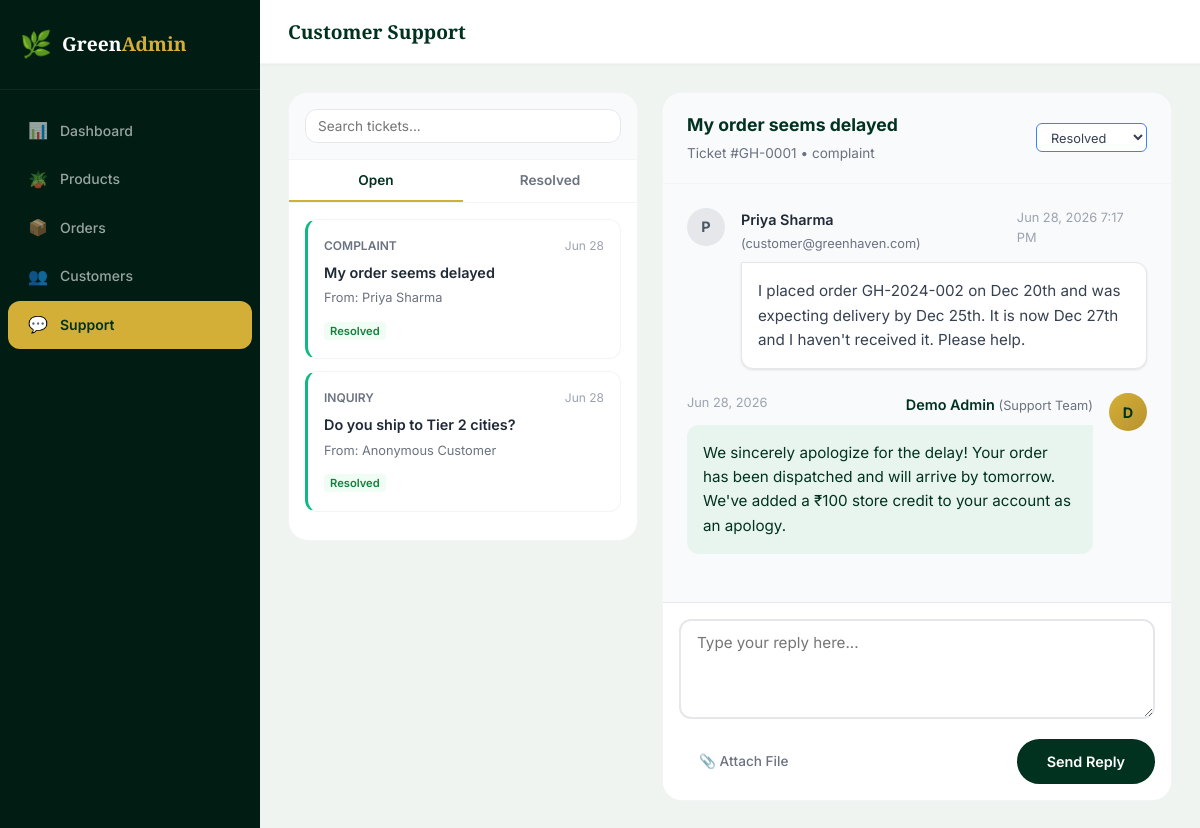
/admin/support.php, run on the app's committed database.
### tables this page shows
CREATE TABLE IF NOT EXISTS support_tickets (
    id INT AUTO_INCREMENT PRIMARY KEY,
    user_id INT DEFAULT NULL,
    name VARCHAR(100) NOT NULL,
    email VARCHAR(150) NOT NULL,
    subject VARCHAR(255) NOT NULL,
    type ENUM('inquiry','complaint','faq','other') DEFAULT 'inquiry',
    message TEXT NOT NULL,
    status ENUM('open','in_progress','resolved','closed') DEFAULT 'open',
    admin_reply TEXT DEFAULT NULL,
    created_at TIMESTAMP DEFAULT CURRENT_TIMESTAMP,
    updated_at TIMESTAMP DEFAULT CURRENT_TIMESTAMP ON UPDATE CURRENT_TIMESTAMP,
    FOREIGN KEY (user_id) REFERENCES users(id) ON DELETE SET NULL
);

### includes/functions.php (called while the page is built, shortened)
<?php
function sanitize($input) {
    return htmlspecialchars(strip_tags(trim($input)), ENT_QUOTES, 'UTF-8');
}

### admin/support.php (the view, shortened to what this page needs)
<?php
require_once __DIR__ . '/../includes/functions.php';
$db = getDB();
?>
<!DOCTYPE html>
<html lang="en">
<head>
    <link rel="stylesheet" href="<?= SITE_URL ?>/assets/css/main.css">
    <link rel="stylesheet" href="<?= SITE_URL ?>/assets/css/admin.css">
</head>
<body class="admin-body">
<div class="admin-layout">
    <aside class="admin-sidebar" id="adminSidebar">
        <a href="<?= SITE_URL ?>/admin/index.php" class="sidebar-logo">
            <span class="sidebar-logo-icon">🌿</span>
            <div class="sidebar-logo-text">Green<span>Admin</span></div>
        </a>
        <nav class="sidebar-nav">
            <a href="<?= SITE_URL ?>/admin/index.php" class="sidebar-nav-item"><span class="nav-icon">📊</span> Dashboard</a>
            <a href="<?= SITE_URL ?>/admin/products.php" class="sidebar-nav-item"><span class="nav-icon">🪴</span> Products</a>
            <a href="<?= SITE_URL ?>/admin/orders.php" class="sidebar-nav-item"><span class="nav-icon">📦</span> Orders</a>
            <a href="<?= SITE_URL ?>/admin/customers.php" class="sidebar-nav-item"><span class="nav-icon">👥</span> Customers</a>
            <a href="<?= SITE_URL ?>/admin/support.php" class="sidebar-nav-item active"><span class="nav-icon">💬</span> Support</a>
        </nav>
    </aside>
    <main class="admin-main">
        <header class="admin-header">
            <h1 class="admin-page-title">Customer Support</h1>
        </header>
        <div class="admin-content">
            <div style="display: grid; grid-template-columns: 350px 1fr; gap: 24px; align-items: start;">
                <div class="admin-card" style="margin: 0;">
                    <div class="admin-card-header" style="padding: 16px;">
                        <input type="text" class="admin-search-input" style="padding: 8px 12px; font-size: 0.85rem;" placeholder="Search tickets...">
                    </div>
                    <div style="display: flex; border-bottom: 1px solid var(--gray-100);">
                        <button style="flex:1; padding:12px; border:none; background:white; border-bottom:2px solid var(--gold); color:var(--green-deep); font-weight:600; font-size:0.85rem; cursor:pointer;">Open</button>
                        <button style="flex:1; padding:12px; border:none; background:white; border-bottom:2px solid transparent; color:var(--gray-500); font-weight:600; font-size:0.85rem; cursor:pointer;">Resolved</button>
                    </div>
                    <div style="padding: 16px; overflow-y: auto; max-height: calc(100vh - 200px);">
                        <?php
                        $tickets = $db->query("SELECT * FROM support_tickets ORDER BY created_at DESC")->fetchAll();
                        foreach($tickets as $t):
                        ?>
                        <div class="ticket-card <?= $t['status'] === 'open' ? 'open' : ($t['status'] === 'in_progress' ? 'in_progress' : 'resolved') ?>">
                            <div style="display: flex; justify-content: space-between; margin-bottom: 6px;">
                                <span style="font-size: 0.75rem; color: var(--gray-500); font-weight: 600; text-transform: uppercase;"><?= sanitize($t['type']) ?></span>
                                <span style="font-size: 0.75rem; color: var(--gray-400);"><?= date('M d', strtotime($t['created_at'])) ?></span>
                            </div>
                            <div style="font-weight: 600; font-size: 0.9rem; color: var(--gray-800); margin-bottom: 4px; white-space: nowrap; overflow: hidden; text-overflow: ellipsis;">
                                <?= sanitize($t['subject']) ?>
                            </div>
                            <div style="font-size: 0.8rem; color: var(--gray-500); margin-bottom: 8px;">
                                From: <?= sanitize($t['name']) ?>
                            </div>
                            <div>
                                <?php if($t['status'] === 'open'): ?>
                                    <span style="background: #eff6ff; color: #1d4ed8; padding: 2px 6px; border-radius: 4px; font-size: 0.7rem; font-weight: 600;">Open</span>
                                <?php elseif($t['status'] === 'in_progress'): ?>
                                    <span style="background: #fff7ed; color: #c2410c; padding: 2px 6px; border-radius: 4px; font-size: 0.7rem; font-weight: 600;">In Progress</span>
                                <?php else: ?>
                                    <span style="background: #f0fdf4; color: #15803d; padding: 2px 6px; border-radius: 4px; font-size: 0.7rem; font-weight: 600;">Resolved</span>
                                <?php endif; ?>
                            </div>
                        </div>
                        <?php endforeach; ?>
                    </div>
                </div>
                <div class="admin-card" style="margin: 0; min-height: 500px; display: flex; flex-direction: column;">
                    <?php if(!empty($tickets)): $active = $tickets[0]; ?>
                    <div class="admin-card-header" style="display: flex; justify-content: space-between; align-items: center;">
                        <div>
                            <div style="font-size: 1.1rem; font-weight: 700; color: var(--green-deep); margin-bottom: 4px;"><?= sanitize($active['subject']) ?></div>
                            <div style="font-size: 0.85rem; color: var(--gray-500);">Ticket #GH-<?= str_pad($active['id'], 4, '0', STR_PAD_LEFT) ?> • <?= sanitize($active['type']) ?></div>
                        </div>
                        <div>
                            <select class="status-select" style="border-color: var(--blue);">
                                <option value="resolved" <?= $active['status']=='resolved'?'selected':'' ?>>Resolved</option>
                            </select>
                        </div>
                    </div>
                    <div class="admin-card-body" style="flex: 1; overflow-y: auto; background: #f9fafb;">
                        <div style="display: flex; gap: 16px; margin-bottom: 24px;">
                            <div class="sidebar-avatar" style="background: var(--gray-200); color: var(--gray-600);"><?= substr($active['name'], 0, 1) ?></div>
                            <div style="flex: 1;">
                                <div style="display: flex; justify-content: space-between; margin-bottom: 8px;">
                                    <div style="font-weight: 600; font-size: 0.9rem; color: var(--gray-800);"><?= sanitize($active['name']) ?> <span style="font-weight:400; color:var(--gray-500); font-size:0.8rem;">(<?= sanitize($active['email']) ?>)</span></div>
                                    <div style="font-size: 0.8rem; color: var(--gray-400);"><?= date('M d, Y g:i A', strtotime($active['created_at'])) ?></div>
                                </div>
                                <div style="background: white; padding: 16px; border-radius: 0 12px 12px 12px; border: 1px solid var(--gray-200); color: var(--gray-700); font-size: 0.95rem; line-height: 1.6; box-shadow: var(--shadow-sm);">
                                    <?= nl2br(sanitize($active['message'])) ?>
                                </div>
                            </div>
                        </div>
                        <?php if($active['admin_reply']): ?>
                        <div style="display: flex; gap: 16px; margin-bottom: 24px; flex-direction: row-reverse;">
                            <div class="sidebar-avatar"><?= substr($_SESSION['admin_name'], 0, 1) ?></div>
                            <div style="flex: 1; text-align: right;">
                                <div style="display: flex; justify-content: space-between; margin-bottom: 8px; flex-direction: row-reverse;">
                                    <div style="font-weight: 600; font-size: 0.9rem; color: var(--green-deep);"><?= sanitize($_SESSION['admin_name']) ?> <span style="font-weight:400; color:var(--gray-500); font-size:0.8rem;">(Support Team)</span></div>
                                    <div style="font-size: 0.8rem; color: var(--gray-400);"><?= date('M d, Y', strtotime($active['updated_at'])) ?></div>
                                </div>
                                <div style="background: var(--green-pale); padding: 16px; border-radius: 12px 0 12px 12px; color: var(--green-deep); font-size: 0.95rem; line-height: 1.6; text-align: left; display: inline-block;">
                                    <?= nl2br(sanitize($active['admin_reply'])) ?>
                                </div>
                            </div>
                        </div>
                        <?php endif; ?>
                    </div>
                    <div style="padding: 16px; border-top: 1px solid var(--gray-200); background: white;">
                        <textarea class="form-control" style="min-height: 100px; margin-bottom: 12px;" placeholder="Type your reply here..."></textarea>
                        <div style="display: flex; justify-content: space-between; align-items: center;">
                            <div>
                                <button class="btn btn-outline-sm" style="border:none; color:var(--gray-500);">📎 Attach File</button>
                            </div>
                            <button class="btn btn-green">Send Reply</button>
                        </div>
                    </div>
                    <?php endif; ?>
                </div>
            </div>
        </div>
    </main>
</div>
</body>
</html>

### assets/css/main.css (style rules this page uses)
:root { --green-deep: #013220; --green-medium: #024d31; --green-light: #045d3b; --green-pale: #e8f5ee; --green-muted: #2d6a4f; --beige: #F5F5DC; --beige-dark: #e8e8c4; --gold: #D4AF37; --gold-light: #e8c84a; --gold-dark: #b8932e; --white: #ffffff; --off-white: #fafafa; --gray-50: #f9fafb; --gray-100: #f3f4f6; --gray-200: #e5e7eb; --gray-300: #d1d5db; --gray-400: #9ca3af; --gray-500: #6b7280; --gray-600: #4b5563; --gray-700: #374151; --gray-800: #1f2937; --red: #dc2626; --red-light: #fef2f2; --orange: #f59e0b; --blue: #3b82f6; --purple: #7c3aed; --font-serif: 'Playfair Display', Georgia, serif; --font-sans: 'Inter', system-ui, -apple-system, sans-serif; --radius-sm: 6px; --radius-md: 12px; --radius-lg: 20px; --radius-xl: 32px; --radius-full: 9999px; --shadow-sm: 0 1px 3px rgba(1,50,32,0.08), 0 1px 2px rgba(1,50,32,0.04); --shadow-md: 0 4px 16px rgba(1,50,32,0.10), 0 2px 6px rgba(1,50,32,0.06); --shadow-lg: 0 10px 40px rgba(1,50,32,0.15), 0 4px 12px rgba(1,50,32,0.08); --shadow-xl: 0 20px 60px rgba(1,50,32,0.20); --shadow-gold: 0 4px 20px rgba(212,175,55,0.30); --transition-fast: 150ms ease; --transition-base: 250ms ease; --transition-slow: 400ms ease; --navbar-height: 72px; --max-width: 1280px; }
*, *::before, *::after { box-sizing: border-box; margin: 0; padding: 0; }
html { scroll-behavior: smooth; font-size: 16px; }
body { font-family: var(--font-sans); color: var(--gray-800); background-color: var(--white); line-height: 1.6; -webkit-font-smoothing: antialiased; -moz-osx-font-smoothing: grayscale; overflow-x: hidden; }
a { color: inherit; text-decoration: none; }
button { cursor: pointer; border: none; background: none; font-family: inherit; }
input, textarea, select { font-family: inherit; }
h1, h2, h3, h4 { font-family: var(--font-serif); line-height: 1.2; }
h1 { font-size: clamp(2rem, 5vw, 3.5rem); font-weight: 700; }
.btn { display: inline-flex; align-items: center; justify-content: center; gap: 8px; padding: 12px 28px; border-radius: var(--radius-full); font-family: var(--font-sans); font-size: 0.9rem; font-weight: 600; cursor: pointer; transition: all var(--transition-base); text-decoration: none; border: 2px solid transparent; white-space: nowrap; }
.btn-green { background: var(--green-deep); color: var(--white); border-color: var(--green-deep); }
.btn-outline-sm { background: transparent; color: var(--white); border: 1.5px solid rgba(255,255,255,0.5); padding: 8px 20px; border-radius: var(--radius-full); font-size: 0.85rem; font-weight: 500; transition: all var(--transition-fast); }
.form-control { width: 100%; padding: 12px 16px; border: 2px solid var(--gray-200); border-radius: var(--radius-md); font-size: 0.95rem; color: var(--gray-800); background: var(--white); outline: none; transition: all var(--transition-base); font-family: var(--font-sans); }
textarea.form-control { resize: vertical; min-height: 120px; }

### data on the page
support_tickets: type "COMPLAINT", created_at "Jun 28", subject "My order seems delayed", name "Priya Sharma", shows "Resolved", id "0001", type "complaint", status "Resolved", name "P", email "customer@greenhaven.com", created_at "Jun 28, 2026 7:17 PM", message "I placed order GH-2024-002 on Dec 20th and was expecting delivery by Dec 25th. It is now Dec 27th and I haven't received it. Please help.", updated_at "Jun 28, 2026", admin_reply "We sincerely apologize for the delay! Your order has been dispatched and will arrive by tomorrow. We've added a ₹100 store credit to your account as an apology."
support_tickets: type "INQUIRY", created_at "Jun 28", subject "Do you ship to Tier 2 cities?", name "Anonymous Customer", status "Resolved"

### other printed values
substr($_SESSION['admin_name'], 0, 1) "D"
$_SESSION['admin_name'] "Demo Admin"
